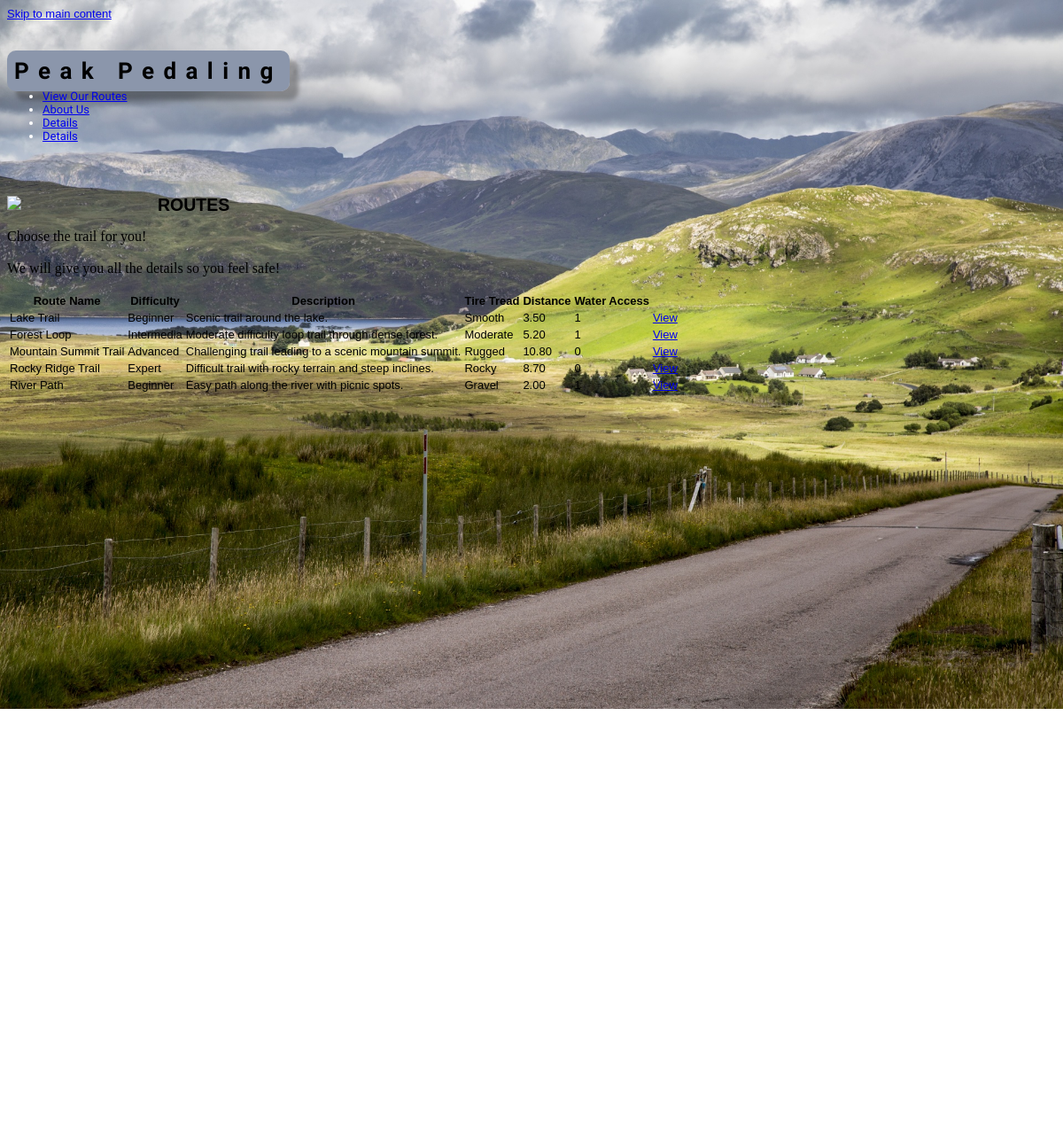
The app's page /peak_pedaling/public/routes.php with its own data.
### tables this page shows
CREATE TABLE `Route` (
    Route_ID INT AUTO_INCREMENT PRIMARY KEY,
    Difficulty VARCHAR(10) NOT NULL,
    Route_Name VARCHAR(255) NOT NULL UNIQUE,
    Description TEXT NOT NULL,
    Tire_Tread VARCHAR(10) NOT NULL,
    Distance DECIMAL(10, 2) NOT NULL,
    Water_Access BOOLEAN NOT NULL
);

### peak_pedaling/private/functions.php (called while the page is built, shortened)
<?php
function url_for($script_path) {
  return WWW_ROOT . $script_path;
}
?>

### peak_pedaling/private/classes/databaseobject.class.php (called while the page is built, shortened)
<?php
class DatabaseObject {
  static protected $database;
  static protected $table_name = "";
  static public function set_database($database) {
    self::$database = $database;
  }
  static public function find_by_sql($sql) {
    $result = self::$database->query($sql);
    $object_array = [];
    while($record = $result->fetch_assoc()) {
      $object_array[] = static::instantiate($record);
    }
    return $object_array;
  }
  static public function find_all() {
    $sql = "SELECT * FROM " . static::$table_name;
    return static::find_by_sql($sql);
  }
  static protected function instantiate($record) {
    $object = new static;
    foreach($record as $property => $value) {
      if(property_exists($object, $property)) {
        $object->$property = $value;
      }
    }
    return $object;
  }
}
?>

### peak_pedaling/private/classes/route.class.php (called while the page is built, shortened)
<?php
class Route extends DatabaseObject {
  public $Route_Name;
  public function __construct($args=[]) {
    $this->Route_Name = $args['Route_Name'] ?? '';
  }
  public function name() {
    return "{$this->Route_Name}";
  }
}

### peak_pedaling/public/routes.php (the view, shortened to what this page needs)
<?php include(SHARED_PATH . '/public_header.php'); ?>
<div id="main" role="main" tabindex="-1">
  <div id="page">
    <div class="intro">
      <img class="inset" src="<?php echo url_for('/images/AdobeStock_55807979_thumb.jpeg') ?>" />
      <h2>ROUTES</h2>
      <p>Choose the trail for you!</p>
      <p>We will give you all the details so you feel safe!</p>
    </div>
    <table id="selection">
      <tr>
        <th>Route Name</th>
        <th>Difficulty</th>
        <th>Description</th>
        <th>Tire Tread</th>
        <th>Distance</th>
        <th>Water Access</th>
        <th>&nbsp;</th>
      </tr>
<?php
$routes = Route::find_all();
?>
      <?php foreach($routes as $route) { ?>
      <tr>
        <td><?php echo $route->name(); ?></td>
        <td><?php echo $route->Difficulty; ?></td>
        <td><?php echo $route->Description; ?></td>
        <td><?php echo $route->Tire_Tread; ?></td>
        <td><?php echo $route->Distance; ?></td>
        <td><?php echo $route->Water_Access; ?></td>
        <td><a href="<?php echo url_for('/detail.php?Route_ID=' . $route->Route_ID); ?>">View</a></td>
      </tr>
      <?php } ?>
    </table>
  </div>
</div>
<?php include(SHARED_PATH . '/public_footer.php'); ?>

### peak_pedaling/private/shared/public_header.php (shortened to what this page needs)
<!doctype html>
<html lang="en">
  <head>
    <link rel="stylesheet" media="all" href="<?php echo url_for('/stylesheets/public.css'); ?>" />
  </head>
  <body>
    <a href="#main" id="skip-link">Skip to main content</a>
    <header role="banner">
      <h1>
        <a href="<?php echo url_for('/index.php'); ?>">Peak Pedaling</a>
      </h1>
      <nav role="navigation">
        <ul id="menu">
          <li><a href="<?php echo url_for('/routes.php'); ?>">View Our Routes</a></li>
          <li><a href="<?php echo url_for('/about.php'); ?>">About Us</a></li>
          <li><a href="<?php echo url_for('/detail.php'); ?>">Details</a></li>
          <li><a href="<?php echo url_for('/detail.php'); ?>">Details</a></li>
      </nav>
    </header>

### peak_pedaling/private/shared/public_footer.php (shortened to what this page needs)
  <?php if(isset($super_hero_image)) { ?>
    <div class="expanding-wrapper">
      <?php $image_url = url_for('/images/' . $super_hero_image); ?>
      <img id="super-hero-image" src="<?php echo $image_url; ?>" />
      <footer>
        <?php include(SHARED_PATH . '/public_copyright_disclaimer.php'); ?>
      </footer>
    </div>
  <?php } else { ?>
    <footer>
      <?php include(SHARED_PATH . '/public_copyright_disclaimer.php'); ?>
    </footer>
  <?php } ?>
  </body>
</html>

### peak_pedaling/private/shared/public_copyright_disclaimer.php (shortened to what this page needs)
<p>Copyright <?php echo date('Y'); ?>, PEAK</p>

### peak_pedaling/public/stylesheets/public.css (style rules this page uses)
html { height: 100%; width: 100%; }
body { width: 100%; height: 100%; border: 0; font: 13px/15px Verdana, Arial, Helvetica, sans-serif; background-image: url('../images/winding_road.jpg'); background-size: cover; background-repeat: no-repeat; }
header { font-family: 'Sedan', sans-serif; width: auto; margin: 0 auto; padding: 0; text-align: left; color: #FFFFFF; }
header h1 { margin: 50px 0 0 0; text-align: left; }
header h1 a { text-decoration: none; color: #000; letter-spacing: 0.4em; background-color: #8B96AB; font-weight: bold; padding: .5rem; border-radius: 10px; box-shadow: 10px 10px 5px rgba(4, 4, 4, 0.3); }
#main { width: auto; height: 1000px; margin: 0 auto; padding: 0; }
footer { clear: both; width: 980px; margin: 0 auto; padding: 10px; background-color: #fff; }
div#page { margin: 60px auto; }
div#page h2 { line-height: 20px; }
div#page p { font: 16px/20px Georgia, Times, "Times New Roman", serif; }
img.inset { float: left; width: 150px; margin-right: 20px; }

### records on screen
route: Route_Name "Lake Trail", Difficulty "Beginner", Description "Scenic trail around the lake.", Tire_Tread "Smooth", Distance "3.50", Water_Access "1"
route: Route_Name "Forest Loop", Difficulty "Intermedia", Description "Moderate difficulty loop trail through dense forest.", Tire_Tread "Moderate", Distance "5.20", Water_Access "1"
route: Route_Name "Mountain Summit Trail", Difficulty "Advanced", Description "Challenging trail leading to a scenic mountain summit.", Tire_Tread "Rugged", Distance "10.80", Water_Access "0"
route: Route_Name "Rocky Ridge Trail", Difficulty "Expert", Description "Difficult trail with rocky terrain and steep inclines.", Tire_Tread "Rocky", Distance "8.70", Water_Access "0"
route: Route_Name "River Path", Difficulty "Beginner", Description "Easy path along the river with picnic spots.", Tire_Tread "Gravel", Distance "2.00", Water_Access "1"
